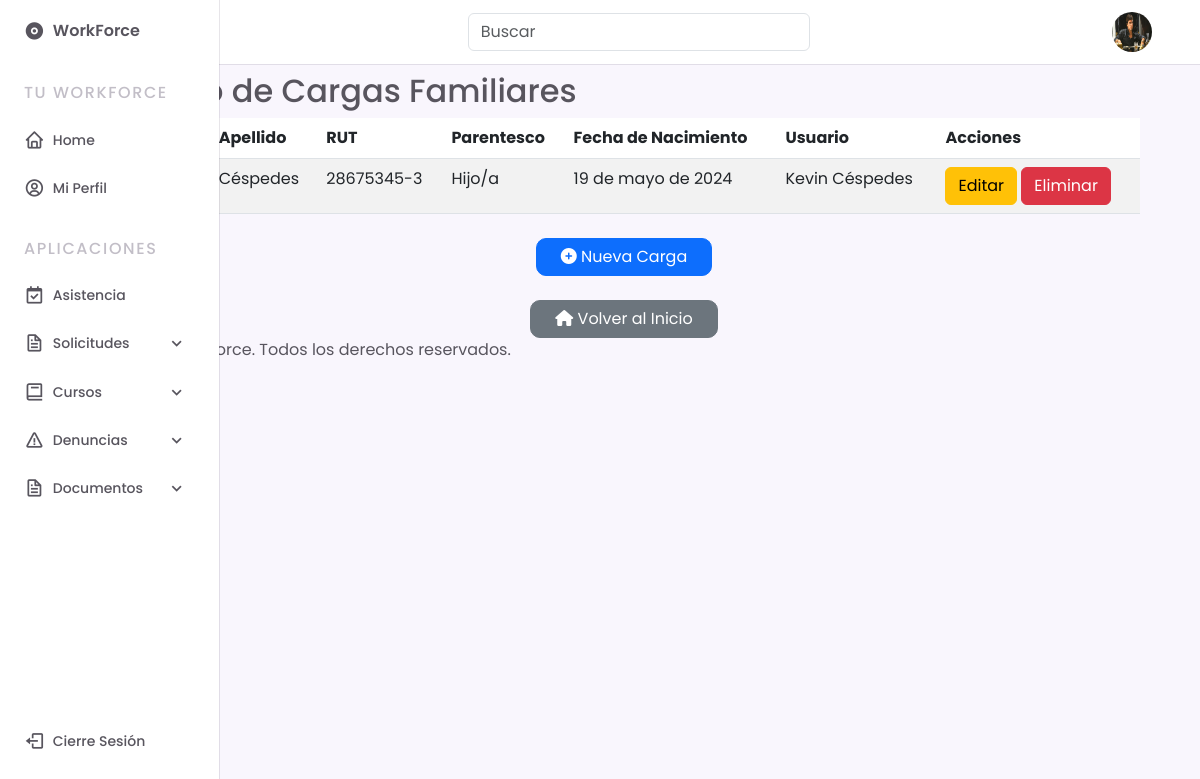
Screenshot of /gestiones/cargas/ (signed in) with the database file from the repository.
### gestiones/models.py (models this page shows, shortened)
class CustomUser(AbstractUser):
    empresa = models.ForeignKey(Empresa, on_delete=models.CASCADE, null=True, blank=True)
    area = models.ForeignKey(Area, on_delete=models.SET_NULL, null=True, blank=True)
    cargo = models.CharField(max_length=255, blank=True, null=True)
    fecha_contratacion = models.DateField(blank=True, null=True)
    foto_perfil = models.ImageField(upload_to='fotos_perfil/', null=True, blank=True)
    telefono = models.CharField(max_length=15, null=True, blank=True)
    fecha_nacimiento = models.DateField(null=True, blank=True)
    direccion = models.CharField(max_length=255, blank=True, null=True)
    salud = models.CharField(max_length=30, choices=[
        ('fonasa', 'Fonasa'),
        ('banmedica', 'Banmédica'),
        ('colmena', 'Colmena Golden Cross'),
        ('consalud', 'Consalud'),
        ('cruzblanca', 'CruzBlanca'),
        ('esencial', 'Esencial'),
        ('masvida', 'Nueva Masvida'),
        ('vidatres', 'Vida Tres'),
    ], blank=True, null=True)
    afp = models.CharField(max_length=30, choices=[
        ('capital', 'AFP Capital'),
        ('cuprum', 'AFP Cuprum'),
        ('habitat', 'AFP Habitat'),
        ('modelo', 'AFP Modelo'),
        ('planvital', 'AFP Planvital'),
        ('provida', 'AFP Provida'),
        ('uno', 'AFP Uno'),
    ], blank=True, null=True)
    horario_asignado = models.CharField(max_length=20, choices=[
        ('8:00-17:30', '8:00 a 17:30'),
        ('9:00-18:30', '9:00 a 18:30'),
        ('21:00-8:00', '21:00 a 8:00'),
        ('otro', 'Otro'),
    ], null=True, blank=True)
    rut = models.CharField(max_length=12, unique=True, null=True, blank=True)

class CargaFamiliar(models.Model):
    nombre = models.CharField(max_length=100)
    apellido = models.CharField(max_length=100)
    rut = models.CharField(max_length=12)
    parentesco = models.CharField(max_length=50, choices=[
        ('hijo/a', 'Hijo/a'),
        ('esposo/a', 'Esposo/a'),
        ('padre/madre', 'Padre/Madre'),
        ('conviviente', 'Conviviente'),
        ('otro', 'Otro'),
    ])
    fecha_nacimiento = models.DateField(null=True, blank=True)
    usuario = models.ForeignKey(CustomUser, on_delete=models.CASCADE, related_name='cargas_familiares')

### gestiones/views.py (the view)
# urls.py: path('cargas/', views.listar_cargas, name='listar_cargas'),
@login_required
def listar_cargas(request):
    if is_supervisor(request.user):
        cargas = CargaFamiliar.objects.filter(usuario__empresa=request.user.empresa)
    else:
        cargas = CargaFamiliar.objects.filter(usuario=request.user)
    return render(request, 'gestiones/cargas_familiares/listar_cargas.html', {'cargas': cargas})

### core/templatetags/custom_tags.py (called while the page is built)
@register.filter
def is_supervisor(user):
    return user.groups.filter(name='supervisores').exists()

### gestiones/views.py (called while the page is built)
def is_supervisor(user):
    return user.groups.filter(name='supervisores').exists()

### gestiones/templates/gestiones/cargas_familiares/listar_cargas.html
{% extends "base.html" %}
{% block content %}
<div class="container">
    <h2>Listado de Cargas Familiares</h2>
    <table class="table table-striped">
        <thead>
            <tr>
                <th>Nombre</th>
                <th>Apellido</th>
                <th>RUT</th>
                <th>Parentesco</th>
                <th>Fecha de Nacimiento</th>
                <th>Usuario</th>
                <th>Acciones</th>
            </tr>
        </thead>
        <tbody>
            {% for carga in cargas %}
            <tr>
                <td>{{ carga.nombre }}</td>
                <td>{{ carga.apellido }}</td>
                <td>{{ carga.rut }}</td>
                <td>{{ carga.get_parentesco_display }}</td>
                <td>{{ carga.fecha_nacimiento }}</td>
                <td>{{ carga.usuario.get_full_name }}</td>
                <td>
                    <a href="{% url 'editar_carga' carga.pk %}" class="btn btn-warning">Editar</a>
                    <a href="{% url 'eliminar_carga' carga.pk %}" class="btn btn-danger">Eliminar</a>
                </td>
            </tr>
            {% endfor %}
        </tbody>
    </table>
    <div class="d-flex justify-content-center mt-4">
        <a href="{% url 'registrar_carga' %}" class="btn btn-primary px-4" style="border-radius: 10px;">
            <i class="fas fa-plus-circle"></i> Nueva Carga
        </a>
    </div>
    <div class="d-flex justify-content-center mt-4">
        <a href="{% url 'home' %}" class="btn btn-secondary px-4" style="border-radius: 10px;">
            <i class="fas fa-home"></i> Volver al Inicio
        </a>
    </div>
</div>
{% endblock %}

### core/templates/base.html (shortened to what this page needs)
{% load static %}
{% load custom_tags %}
<!DOCTYPE html>
<html lang="en">
    <head>
        <link href="https://cdn.jsdelivr.net/npm/bootstrap@5.3.0/dist/css/bootstrap.min.css" rel="stylesheet">
        <link rel="stylesheet" href="https://cdn.jsdelivr.net/npm/boxicons@latest/css/boxicons.min.css">
        <link rel="stylesheet" type="text/css" href="{% static 'css/styles.css' %}">
        <link rel="stylesheet" href="https://cdnjs.cloudflare.com/ajax/libs/font-awesome/5.15.4/css/all.min.css">
    </head>
    <body>
        <header class="header">
            <div class="header__container">
                {% if user.foto_perfil %}
                        <img src="{{ user.foto_perfil.url }}" alt="mdo" width="42" height="42" class="header__img">
                    {% else %}
                        <img src="{% static 'img/default_profile.png' %}" alt="mdo" width="42" height="42" class="header__img">
                    {% endif %}
                <a href="{% url 'home' %}" class="header__logo">WorkForce</a>
                <form class="col-12 col-lg-auto mb-3 mb-lg-0 me-lg-3" role="search" action="{% url 'buscar' %}">
                    <input type="search" class="form-control" placeholder="Buscar" aria-label="Search" name="q">
                </form>
            </div>
        </header>
        <div class="nav" id="navbar">
            <nav class="nav__container">
                <div>
                    <a href="{% url 'home' %}" class="nav__link nav__logo">
                        <i class='bx bxs-disc nav__icon' ></i>
                        <span class="nav__logo-name">WorkForce</span>
                    </a>
                    <div class="nav__list">
                        <div class="nav__items">
                            <h3 class="nav__subtitle">Tu WorkForce</h3>
                            <div class="nav__dropdown">
                                <a href="{% url 'home' %}" class="nav__link">
                                    <i class='bx bx-home nav__icon'></i>
                                    <span class="nav__name">Home</span>
                                </a>
                            </div>
                            <div class="nav__dropdown">
                                <a href="{% url 'profile' %}" class="nav__link">
                                    <i class='bx bx-user-circle nav__icon'></i>
                                    <span class="nav__name">Mi Perfil</span>
                                </a>
                            </div>
                        </div>
                        <div class="nav__items">
                            <h3 class="nav__subtitle">Aplicaciones</h3>
                            {% if user|is_supervisor %}
                            <div class="nav__dropdown">
                                <a href="{% url 'registro_asistencia' %}" class="nav__link">
                                    <i class='bx bx-calendar-check nav__icon'></i>
                                    <span class="nav__name">Asistencia</span>
                                </a>
                            </div>
                            <div class="nav__dropdown">
                                <a href="#" class="nav__link">
                                    <i class='bx bx-file nav__icon'></i>
                                    <span class="nav__name">Solicitudes</span>
                                    <i class='bx bx-chevron-down nav__icon nav__dropdown-icon'></i>
                                </a>
                            </div>
                            <div class="nav__dropdown">
                                <a href="#" class="nav__link">
                                    <i class='bx bx-book nav__icon'></i>
                                    <span class="nav__name">Cursos</span>
                                    <i class='bx bx-chevron-down nav__icon nav__dropdown-icon'></i>
                                </a>
                            </div>
                            <div class="nav__dropdown">
                                <a href="#" class="nav__link">
                                    <i class='bx bx-error nav__icon'></i>
                                    <span class="nav__name">Denuncias</span>
                                    <i class='bx bx-chevron-down nav__icon nav__dropdown-icon'></i>
                                </a>
                            </div>
                            <div class="nav__dropdown">
                                <a href="#" class="nav__link">
                                    <i class='bx bx-file nav__icon'></i>
                                    <span class="nav__name">Documentos</span>
                                    <i class='bx bx-chevron-down nav__icon nav__dropdown-icon'></i>
                                </a>
                            </div>
                            {% endif %}
                        </div>
                    </div>
                </div>
                <a href="#" class="nav__link nav__logout" id="logout-link">
                    <i class='bx bx-log-out nav__icon'></i>
                    <span class="nav__name">Cierre Sesión</span>
                </a>
            </nav>
        </div>
        {% block content %}
        {% endblock %}
        <footer>
            <div class="container">
                <p>&copy; 2024 WorkForce. Todos los derechos reservados.</p>
            </div>
        </footer>
    </body>
</html>

### static/css/styles.css (style rules this page uses)
:root { --header-height: 3.5rem; --nav-width: 219px; --first-color: #42d6e0; --first-color-light: #F4F0FA; --title-color: #000000; --text-color: #58555E; --text-color-light: #c2bec7; --body-color: #F9F6FD; --container-color: #FFFFFF; --body-font: 'Poppins', sans-serif; --normal-font-size: .938rem; --small-font-size: .75rem; --smaller-font-size: .75rem; --font-medium: 500; --font-semi-bold: 600; --z-fixed: 100; }
@media screen and (min-width: 1024px) { :root { --normal-font-size: 1rem; --small-font-size: .875rem; --smaller-font-size: .813rem; } }
body { margin: var(--header-height) 0 0 0; padding: 1rem 1rem 0; font-family: var(--body-font); font-size: var(--normal-font-size); background-color: var(--body-color); color: var(--text-color); }
h3 { margin: 0; }
a { text-decoration: none; }
img { max-width: 100%; height: auto; }
.header { position: fixed; top: 0; left: 0; width: 100%; background-color: var(--container-color); box-shadow: 0 1px 0 rgba(22, 8, 43, 0.1); padding: 0 1rem; z-index: var(--z-fixed); }
.header__container { display: flex; align-items: center; height: var(--header-height); justify-content: space-between; }
.header__img { width: 35px; height: 35px; border-radius: 50%; }
.header__logo { color: var(--title-color); font-weight: var(--font-medium); display: none; }
.nav { position: fixed; top: 0; left: -100%; height: 100vh; padding: 1rem 1rem 0; background-color: var(--container-color); box-shadow: 1px 0 0 rgba(22, 8, 43, 0.1); z-index: var(--z-fixed); transition: .4s; }
.nav__container { height: 100%; display: flex; flex-direction: column; justify-content: space-between; padding-bottom: 3rem; overflow: auto; scrollbar-width: none; }
.nav__logo { font-weight: var(--font-semi-bold); margin-bottom: 2.5rem; }
.nav__list, .nav__items { display: grid; }
.nav__list { row-gap: 2.5rem; }
.nav__items { row-gap: 1.5rem; }
.nav__subtitle { font-size: var(--normal-font-size); text-transform: uppercase; letter-spacing: .1rem; color: var(--text-color-light); }
.nav__link { display: flex; align-items: center; color: var(--text-color); }
.nav__icon { font-size: 1.2rem; margin-right: .5rem; }
.nav__name { font-size: var(--small-font-size); font-weight: var(--font-medium); white-space: nowrap; }
.nav__logout { margin-top: 5rem; }
.nav__dropdown { overflow: hidden; max-height: 21px; transition: .4s ease-in-out; }
.nav__dropdown-icon { margin-left: auto; transition: .4s; }
@media screen and (min-width: 768px) { body { padding: 1rem 3rem 0 6rem; } }
@media screen and (min-width: 768px) { .header { padding: 0 3rem 0 6rem; } }
@media screen and (min-width: 768px) { .header__container { height: calc(var(--header-height) + .5rem); } }
@media screen and (min-width: 768px) { .header__logo { display: block; } }
@media screen and (min-width: 768px) { .header__img { width: 40px; height: 40px; order: 1; } }
@media screen and (min-width: 768px) { .nav { left: 0; padding: 1.2rem 1.5rem 0; width: 68px; } }
@media screen and (min-width: 768px) { .nav__items { row-gap: 1.7rem; } }
@media screen and (min-width: 768px) { .nav__icon { font-size: 1.3rem; } }
@media screen and (min-width: 768px) { .nav__logo-name, .nav__name, .nav__subtitle, .nav__dropdown-icon { opacity: 0; transition: .3s; } }

### rows the page displays
CustomUser: foto_perfil (picture)
CargaFamiliar: apellido "Céspedes", rut "28675345-3", parentesco "Hijo/a", fecha_nacimiento "19 de mayo de 2024", usuario.get_full_name "Kevin Céspedes"
